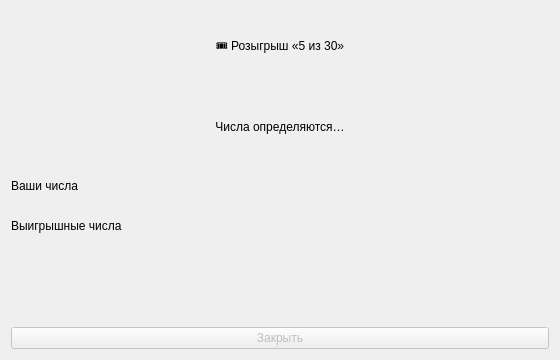
<?xml version="1.0" encoding="UTF-8"?>
<ui version="4.0">
 <class>lottery_ticket_dialog</class>
 <widget class="QDialog" name="lottery_ticket_dialog">
  <property name="geometry"><rect><x>0</x><y>0</y><width>560</width><height>360</height></rect></property>
  <property name="windowTitle"><string>Лотерейный билет</string></property>
  <property name="accessibleName"><string>Розыгрыш лотерейного билета</string></property>
  <layout class="QVBoxLayout" name="main_layout">
   <item><widget class="QLabel" name="title_label"><property name="text"><string>🎟️ Розыгрыш «5 из 30»</string></property><property name="alignment"><set>Qt::AlignmentFlag::AlignCenter</set></property></widget></item>
   <item><widget class="QLabel" name="hint_label"><property name="text"><string>Числа определяются…</string></property><property name="alignment"><set>Qt::AlignmentFlag::AlignCenter</set></property></widget></item>
   <item><layout class="QGridLayout" name="numbers_layout">
    <item row="0" column="0"><widget class="QLabel" name="player_caption"><property name="text"><string>Ваши числа</string></property></widget></item>
    <item row="1" column="0"><widget class="QLabel" name="winning_caption"><property name="text"><string>Выигрышные числа</string></property></widget></item>
   </layout></item>
   <item><widget class="QLabel" name="result_label"><property name="text"><string></string></property><property name="alignment"><set>Qt::AlignmentFlag::AlignCenter</set></property><property name="wordWrap"><bool>true</bool></property></widget></item>
   <item><widget class="QPushButton" name="close_button"><property name="text"><string>Закрыть</string></property><property name="enabled"><bool>false</bool></property></widget></item>
  </layout>
 </widget>
 <resources/><connections/>
</ui>
